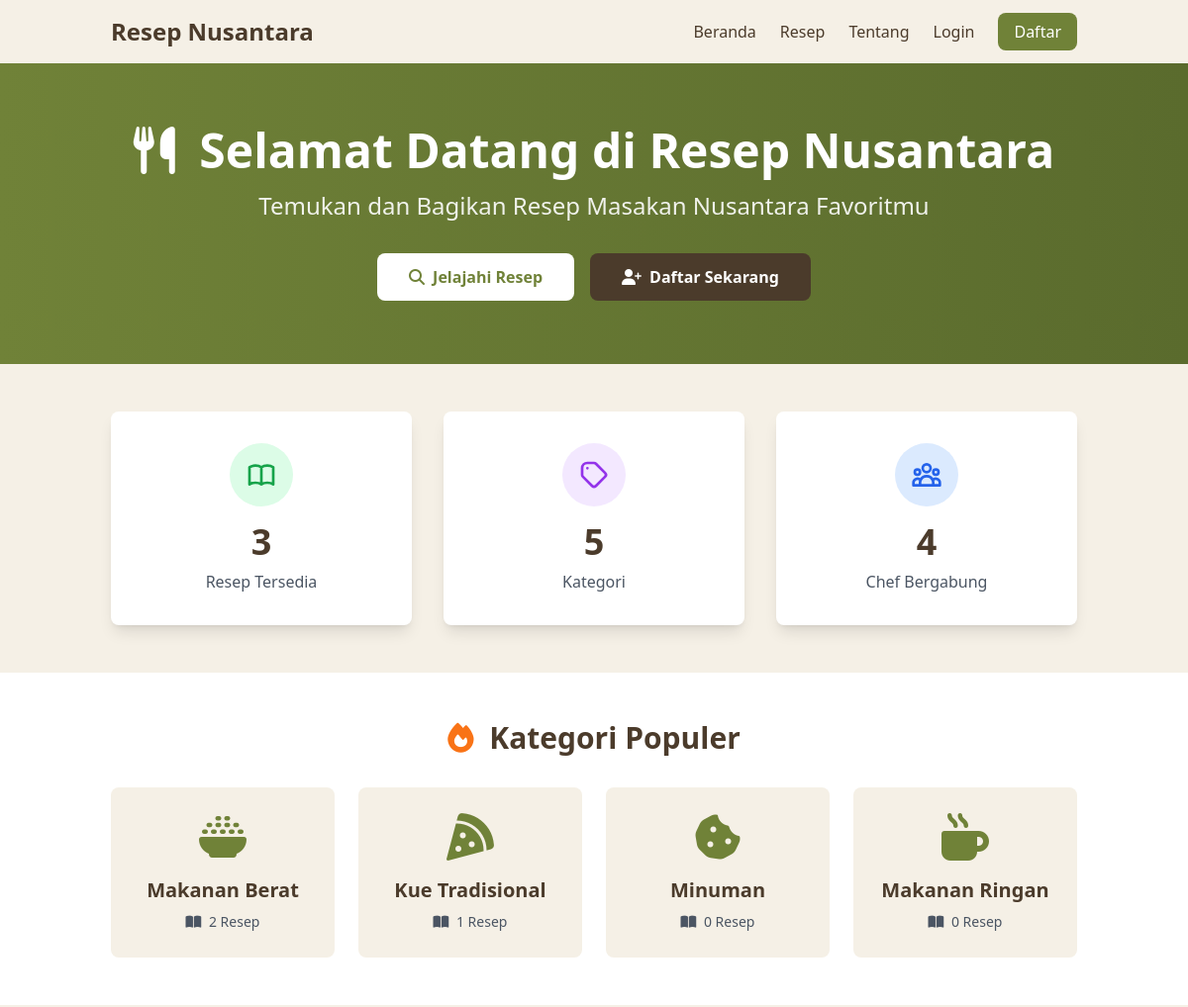
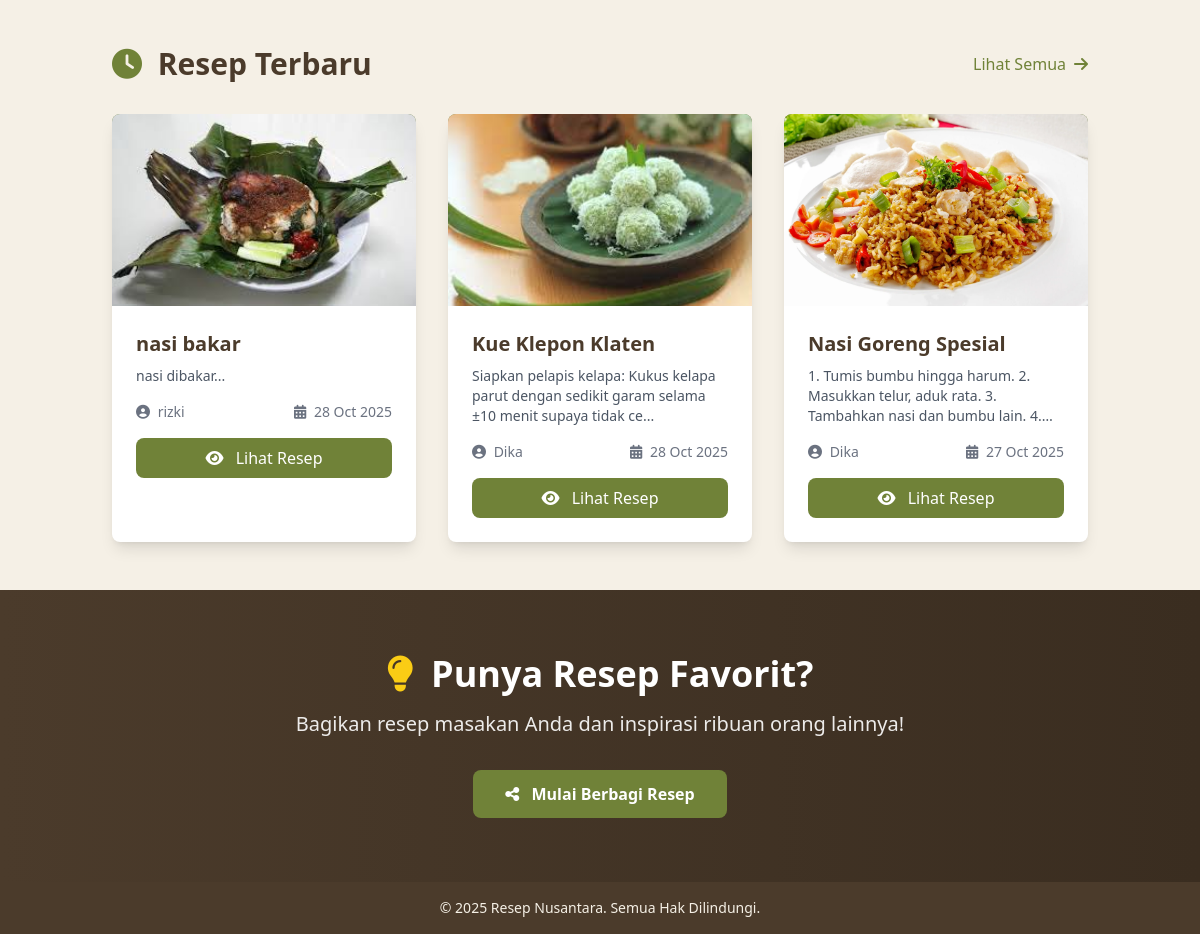
The page / on the database its author committed (2 pictures, top to bottom).
### tables this page shows
CREATE TABLE `categories` (
  `id` int(11) NOT NULL,
  `name` varchar(100) NOT NULL,
  `created_at` datetime DEFAULT current_timestamp(),
  `updated_at` datetime DEFAULT current_timestamp() ON UPDATE current_timestamp()
);

CREATE TABLE `recipes` (
  `id` int(11) NOT NULL,
  `user_id` int(11) NOT NULL,
  `title` varchar(150) NOT NULL,
  `ingredients` text NOT NULL,
  `steps` text NOT NULL,
  `photo` varchar(255) DEFAULT NULL,
  `status` enum('pending','approved','rejected') DEFAULT 'pending',
  `created_at` datetime DEFAULT current_timestamp(),
  `updated_at` datetime DEFAULT current_timestamp() ON UPDATE current_timestamp()
);

CREATE TABLE `users` (
  `id` int(11) NOT NULL,
  `name` varchar(100) NOT NULL,
  `email` varchar(100) NOT NULL,
  `password` varchar(255) NOT NULL,
  `role` enum('admin','user') DEFAULT 'user',
  `created_at` datetime DEFAULT current_timestamp(),
  `updated_at` datetime DEFAULT current_timestamp() ON UPDATE current_timestamp()
);

### index.php (the view, shortened to what this page needs)
<?php
require_once 'config/config.php';
$total_recipes_query = "SELECT COUNT(*) as total FROM recipes WHERE status = 'approved'";
$total_recipes_result = mysqli_query($conn, $total_recipes_query);
$total_recipes = mysqli_fetch_assoc($total_recipes_result)['total'];
$total_categories_query = "SELECT COUNT(*) as total FROM categories";
$total_categories_result = mysqli_query($conn, $total_categories_query);
$total_categories = mysqli_fetch_assoc($total_categories_result)['total'];
$total_users_query = "SELECT COUNT(*) as total FROM users WHERE role = 'user'";
$total_users_result = mysqli_query($conn, $total_users_query);
$total_users = mysqli_fetch_assoc($total_users_result)['total'];
$recent_recipes_query = "SELECT r.*, u.name as author_name
                         FROM recipes r
                         JOIN users u ON r.user_id = u.id
                         WHERE r.status = 'approved'
                         ORDER BY r.created_at DESC
                         LIMIT 6";
$recent_recipes_result = mysqli_query($conn, $recent_recipes_query);
$popular_categories_query = "SELECT c.*, COUNT(rc.recipe_id) as recipe_count
                             FROM categories c
                             LEFT JOIN recipe_categories rc ON c.id = rc.category_id
                             LEFT JOIN recipes r ON rc.recipe_id = r.id AND r.status = 'approved'
                             GROUP BY c.id
                             ORDER BY recipe_count DESC
                             LIMIT 4";
$popular_categories_result = mysqli_query($conn, $popular_categories_query);
include 'includes/header.php';
?>
<section class="bg-gradient-to-r from-[#708238] to-[#5a6b2d] text-white py-16">
  <div class="container mx-auto px-6 text-center">
    <h1 class="text-4xl md:text-5xl font-bold mb-4">
      <i class="fas fa-utensils mr-3"></i> Selamat Datang di Resep Nusantara
    </h1>
    <p class="text-xl md:text-2xl text-white/90 mb-8">
      Temukan dan Bagikan Resep Masakan Nusantara Favoritmu
    </p>
    <div class="flex justify-center space-x-4">
      <a href="recipes.php" class="bg-white text-[#708238] px-8 py-3 rounded-lg font-semibold hover:bg-gray-100 transition inline-flex items-center">
        <i class="fas fa-search mr-2"></i> Jelajahi Resep
      </a>
      <?php if(!isset($_SESSION['user_id'])): ?>
      <a href="auth/register.php" class="bg-[#4b3b2b] text-white px-8 py-3 rounded-lg font-semibold hover:bg-[#3a2d20] transition inline-flex items-center">
        <i class="fas fa-user-plus mr-2"></i> Daftar Sekarang
      </a>
      <?php else: ?>
      <a href="<?php echo $_SESSION['role'] == 'admin' ? 'admin/dashboard.php' : 'user/dashboard.php'; ?>" class="bg-[#4b3b2b] text-white px-8 py-3 rounded-lg font-semibold hover:bg-[#3a2d20] transition inline-flex items-center">
        <i class="fas fa-tachometer-alt mr-2"></i> Dashboard Saya
      </a>
      <?php endif; ?>
    </div>
  </div>
</section>
<section class="py-12">
  <div class="container mx-auto px-6">
    <div class="grid grid-cols-1 md:grid-cols-3 gap-8">
      <div class="bg-white rounded-lg shadow-lg p-8 text-center transform hover:scale-105 transition">
        <div class="bg-green-100 w-16 h-16 rounded-full flex items-center justify-center mx-auto mb-4">
        </div>
        <h3 class="text-4xl font-bold text-[#4b3b2b] mb-2"><?php echo $total_recipes; ?></h3>
        <p class="text-gray-600 font-medium">Resep Tersedia</p>
      </div>
      <div class="bg-white rounded-lg shadow-lg p-8 text-center transform hover:scale-105 transition">
        <div class="bg-purple-100 w-16 h-16 rounded-full flex items-center justify-center mx-auto mb-4">
          <svg class="w-8 h-8 text-purple-600" fill="none" stroke="currentColor" viewBox="0 0 24 24">
            <path stroke-linecap="round" stroke-linejoin="round" stroke-width="2" d="M7 7h.01M7 3h5c.512 0 1.024.195 1.414.586l7 7a2 2 0 010 2.828l-7 7a2 2 0 01-2.828 0l-7-7A1.994 1.994 0 013 12V7a4 4 0 014-4z"></path>
          </svg>
        </div>
        <h3 class="text-4xl font-bold text-[#4b3b2b] mb-2"><?php echo $total_categories; ?></h3>
        <p class="text-gray-600 font-medium">Kategori</p>
      </div>
      <div class="bg-white rounded-lg shadow-lg p-8 text-center transform hover:scale-105 transition">
        <div class="bg-blue-100 w-16 h-16 rounded-full flex items-center justify-center mx-auto mb-4">
        </div>
        <h3 class="text-4xl font-bold text-[#4b3b2b] mb-2"><?php echo $total_users; ?></h3>
        <p class="text-gray-600 font-medium">Chef Bergabung</p>
      </div>
    </div>
  </div>
</section>
<section class="py-12 bg-white">
  <div class="container mx-auto px-6">
    <h2 class="text-3xl font-bold text-[#4b3b2b] text-center mb-8">
      <i class="fas fa-fire text-orange-500 mr-2"></i> Kategori Populer
    </h2>
    <div class="grid grid-cols-1 md:grid-cols-2 lg:grid-cols-4 gap-6">
      <?php
      $category_icons = [
        'fas fa-bowl-rice',
        'fas fa-pizza-slice',
        'fas fa-cookie-bite',
        'fas fa-mug-hot',
        'fas fa-ice-cream',
        'fas fa-burger'
      ];
      $icon_index = 0;
      mysqli_data_seek($popular_categories_result, 0);
      while($category = mysqli_fetch_assoc($popular_categories_result)):
      ?>
      <div class="bg-[#f5f0e6] rounded-lg p-6 hover:shadow-lg transition text-center border-2 border-transparent hover:border-[#708238]">
        <div class="text-[#708238] text-5xl mb-4">
          <i class="<?php echo $category_icons[$icon_index % count($category_icons)]; ?>"></i>
        </div>
        <h3 class="text-xl font-bold text-[#4b3b2b] mb-2">
          <?php echo htmlspecialchars($category['name']); ?>
        </h3>
        <p class="text-gray-600 text-sm">
          <i class="fas fa-book-open mr-1"></i> <?php echo $category['recipe_count']; ?> Resep
        </p>
      </div>
      <?php
      $icon_index++;
      endwhile;
      ?>
    </div>
  </div>
</section>
<section class="py-12">
  <div class="container mx-auto px-6">
    <div class="flex justify-between items-center mb-8">
      <h2 class="text-3xl font-bold text-[#4b3b2b]">
        <i class="fas fa-clock text-[#708238] mr-2"></i> Resep Terbaru
      </h2>
      <a href="recipes.php" class="text-[#708238] hover:underline font-medium flex items-center">
        Lihat Semua <i class="fas fa-arrow-right ml-2"></i>
      </a>
    </div>
    <div class="grid grid-cols-1 md:grid-cols-2 lg:grid-cols-3 gap-8">
      <?php while($recipe = mysqli_fetch_assoc($recent_recipes_result)): ?>
      <div class="bg-white rounded-lg shadow-lg overflow-hidden hover:shadow-xl transition transform hover:-translate-y-1">
        <div class="h-48 bg-gradient-to-br from-[#708238] to-[#5a6b2d] flex items-center justify-center">
          <?php if($recipe['photo']): ?>
          <img src="assets/images/<?php echo htmlspecialchars($recipe['photo']); ?>" alt="<?php echo htmlspecialchars($recipe['title']); ?>" class="w-full h-full object-cover">
          <?php else: ?>
          <i class="fas fa-utensils text-white text-6xl"></i>
          <?php endif; ?>
        </div>
        <div class="p-6">
          <h3 class="text-xl font-bold text-[#4b3b2b] mb-2 line-clamp-2">
            <?php echo htmlspecialchars($recipe['title']); ?>
          </h3>
          <p class="text-gray-600 text-sm mb-4 line-clamp-3">
            <?php echo htmlspecialchars(substr($recipe['steps'], 0, 100)) . '...'; ?>
          </p>
          <div class="flex items-center justify-between text-sm text-gray-500 mb-4">
            <span>
              <i class="fas fa-user-circle mr-1"></i>
              <?php echo htmlspecialchars($recipe['author_name']); ?>
            </span>
            <span>
              <i class="fas fa-calendar-alt mr-1"></i>
              <?php echo date('d M Y', strtotime($recipe['created_at'])); ?>
            </span>
          </div>
          <a href="recipe_detail.php?id=<?php echo $recipe['id']; ?>" class="block w-full text-center bg-[#708238] text-white py-2 rounded-lg hover:bg-[#5a6b2d] transition">
            <i class="fas fa-eye mr-2"></i> Lihat Resep
          </a>
        </div>
      </div>
      <?php endwhile; ?>
    </div>
  </div>
</section>
<section class="py-16 bg-gradient-to-r from-[#4b3b2b] to-[#3a2d20] text-white">
  <div class="container mx-auto px-6 text-center">
    <h2 class="text-3xl md:text-4xl font-bold mb-4">
      <i class="fas fa-lightbulb text-yellow-400 mr-2"></i> Punya Resep Favorit?
    </h2>
    <p class="text-xl text-white/90 mb-8">
      Bagikan resep masakan Anda dan inspirasi ribuan orang lainnya!
    </p>
    <?php if(!isset($_SESSION['user_id'])): ?>
    <a href="auth/register.php" class="inline-block bg-[#708238] text-white px-8 py-3 rounded-lg font-semibold hover:bg-[#5a6b2d] transition">
      <i class="fas fa-share-alt mr-2"></i> Mulai Berbagi Resep
    </a>
    <?php else: ?>
    <a href="user/add_recipe.php" class="inline-block bg-[#708238] text-white px-8 py-3 rounded-lg font-semibold hover:bg-[#5a6b2d] transition">
      <i class="fas fa-plus-circle mr-2"></i> Tambah Resep Sekarang
    </a>
    <?php endif; ?>
  </div>
</section>
<?php include 'includes/footer.php'; ?>

### includes/header.php (style rules this page uses)
.line-clamp-2 { display: -webkit-box; -webkit-line-clamp: 2; -webkit-box-orient: vertical; overflow: hidden; }
.line-clamp-3 { display: -webkit-box; -webkit-line-clamp: 3; -webkit-box-orient: vertical; overflow: hidden; }

### rows shown on the page
categories: name "Makanan Berat", recipe_count "2"
categories: name "Kue Tradisional", recipe_count "1"
categories: name "Minuman", recipe_count "0"
categories: name "Makanan Ringan", recipe_count "0"
recipes: photo (picture), title "nasi bakar", steps "nasi dibakar", user.name "rizki", created_at "28 Oct 2025"
recipes: photo (picture), title "Kue Klepon Klaten", steps "Siapkan pelapis kelapa: Kukus kelapa parut dengan sedikit garam selama ±10 menit supaya tidak ce", user.name "Dika", created_at "28 Oct 2025"
recipes: photo (picture), title "Nasi Goreng Spesial", steps "1. Tumis bumbu hingga harum. 2. Masukkan telur, aduk rata. 3. Tambahkan nasi dan bumbu lain.…", user.name "Dika", created_at "27 Oct 2025"

### other values the page prints
$total_recipes "3"
$total_categories "5"
$total_users "4"
